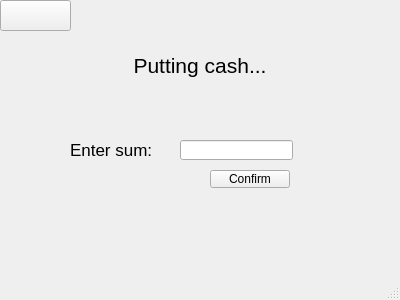
<?xml version="1.0" encoding="UTF-8"?>
<ui version="4.0">
 <class>MainWindow</class>
 <widget class="QMainWindow" name="MainWindow">
  <property name="geometry">
   <rect>
    <x>0</x>
    <y>0</y>
    <width>400</width>
    <height>300</height>
   </rect>
  </property>
  <property name="windowTitle">
   <string>MainWindow</string>
  </property>
  <widget class="QWidget" name="centralwidget">
   <widget class="QStackedWidget" name="stackedWidget">
    <property name="geometry">
     <rect>
      <x>0</x>
      <y>0</y>
      <width>401</width>
      <height>281</height>
     </rect>
    </property>
    <property name="styleSheet">
     <string notr="true"/>
    </property>
    <property name="currentIndex">
     <number>4</number>
    </property>
    <widget class="QWidget" name="page">
     <widget class="QPushButton" name="loginButton">
      <property name="geometry">
       <rect>
        <x>280</x>
        <y>210</y>
        <width>70</width>
        <height>27</height>
       </rect>
      </property>
      <property name="text">
       <string>Login</string>
      </property>
     </widget>
     <widget class="QLabel" name="label_2">
      <property name="geometry">
       <rect>
        <x>150</x>
        <y>30</y>
        <width>80</width>
        <height>40</height>
       </rect>
      </property>
      <property name="font">
       <font>
        <pointsize>16</pointsize>
       </font>
      </property>
      <property name="text">
       <string>Register</string>
      </property>
     </widget>
     <widget class="QLabel" name="label_3">
      <property name="geometry">
       <rect>
        <x>50</x>
        <y>100</y>
        <width>130</width>
        <height>30</height>
       </rect>
      </property>
      <property name="font">
       <font>
        <pointsize>12</pointsize>
       </font>
      </property>
      <property name="text">
       <string>Account Number:</string>
      </property>
     </widget>
     <widget class="QLineEdit" name="numberLineEdit">
      <property name="geometry">
       <rect>
        <x>205</x>
        <y>100</y>
        <width>113</width>
        <height>30</height>
       </rect>
      </property>
     </widget>
     <widget class="QLabel" name="label_4">
      <property name="geometry">
       <rect>
        <x>50</x>
        <y>140</y>
        <width>130</width>
        <height>30</height>
       </rect>
      </property>
      <property name="font">
       <font>
        <pointsize>12</pointsize>
       </font>
      </property>
      <property name="text">
       <string>Account Pin-code:</string>
      </property>
     </widget>
     <widget class="QLineEdit" name="pinLineEdit">
      <property name="geometry">
       <rect>
        <x>205</x>
        <y>140</y>
        <width>113</width>
        <height>30</height>
       </rect>
      </property>
     </widget>
     <widget class="QLabel" name="registerErrorLabel">
      <property name="geometry">
       <rect>
        <x>205</x>
        <y>170</y>
        <width>113</width>
        <height>12</height>
       </rect>
      </property>
      <property name="font">
       <font>
        <pointsize>7</pointsize>
       </font>
      </property>
      <property name="styleSheet">
       <string notr="true">color: red</string>
      </property>
      <property name="text">
       <string>Incorrect number or pin</string>
      </property>
     </widget>
    </widget>
    <widget class="QWidget" name="page_2">
     <widget class="QLabel" name="label">
      <property name="geometry">
       <rect>
        <x>130</x>
        <y>30</y>
        <width>170</width>
        <height>40</height>
       </rect>
      </property>
      <property name="font">
       <font>
        <pointsize>16</pointsize>
       </font>
      </property>
      <property name="text">
       <string>Checking Account</string>
      </property>
      <property name="alignment">
       <set>Qt::AlignCenter</set>
      </property>
     </widget>
     <widget class="QLabel" name="balanceLabelC">
      <property name="geometry">
       <rect>
        <x>130</x>
        <y>80</y>
        <width>150</width>
        <height>20</height>
       </rect>
      </property>
      <property name="font">
       <font>
        <pointsize>14</pointsize>
       </font>
      </property>
      <property name="text">
       <string>Balance: xxx</string>
      </property>
      <property name="alignment">
       <set>Qt::AlignCenter</set>
      </property>
     </widget>
     <widget class="QPushButton" name="pushButton_2">
      <property name="geometry">
       <rect>
        <x>290</x>
        <y>180</y>
        <width>80</width>
        <height>18</height>
       </rect>
      </property>
      <property name="text">
       <string>Obtain Cash</string>
      </property>
     </widget>
     <widget class="QPushButton" name="putCashButtonC">
      <property name="geometry">
       <rect>
        <x>40</x>
        <y>180</y>
        <width>80</width>
        <height>18</height>
       </rect>
      </property>
      <property name="text">
       <string>Put Cash</string>
      </property>
     </widget>
     <widget class="QPushButton" name="pushButton_4">
      <property name="geometry">
       <rect>
        <x>170</x>
        <y>140</y>
        <width>80</width>
        <height>18</height>
       </rect>
      </property>
      <property name="text">
       <string>Transfer Cash</string>
      </property>
     </widget>
     <widget class="QPushButton" name="pushButton_5">
      <property name="geometry">
       <rect>
        <x>130</x>
        <y>210</y>
        <width>150</width>
        <height>41</height>
       </rect>
      </property>
      <property name="text">
       <string>Money surfeit processing
service</string>
      </property>
     </widget>
     <widget class="QPushButton" name="logOutButtonC">
      <property name="geometry">
       <rect>
        <x>10</x>
        <y>0</y>
        <width>80</width>
        <height>18</height>
       </rect>
      </property>
      <property name="text">
       <string>Log out</string>
      </property>
     </widget>
    </widget>
    <widget class="QWidget" name="page_3">
     <widget class="QStackedWidget" name="stackedWidget_2">
      <property name="geometry">
       <rect>
        <x>0</x>
        <y>0</y>
        <width>401</width>
        <height>281</height>
       </rect>
      </property>
      <property name="styleSheet">
       <string notr="true"/>
      </property>
      <property name="currentIndex">
       <number>1</number>
      </property>
      <widget class="QWidget" name="page_4">
       <widget class="QPushButton" name="loginButton_2">
        <property name="geometry">
         <rect>
          <x>280</x>
          <y>210</y>
          <width>70</width>
          <height>27</height>
         </rect>
        </property>
        <property name="text">
         <string>Login</string>
        </property>
       </widget>
       <widget class="QLabel" name="label_6">
        <property name="geometry">
         <rect>
          <x>150</x>
          <y>30</y>
          <width>80</width>
          <height>40</height>
         </rect>
        </property>
        <property name="font">
         <font>
          <pointsize>16</pointsize>
         </font>
        </property>
        <property name="text">
         <string>Register</string>
        </property>
       </widget>
       <widget class="QLabel" name="label_7">
        <property name="geometry">
         <rect>
          <x>50</x>
          <y>100</y>
          <width>130</width>
          <height>30</height>
         </rect>
        </property>
        <property name="font">
         <font>
          <pointsize>12</pointsize>
         </font>
        </property>
        <property name="text">
         <string>Account Number:</string>
        </property>
       </widget>
       <widget class="QLineEdit" name="numberLineEdit_2">
        <property name="geometry">
         <rect>
          <x>205</x>
          <y>100</y>
          <width>113</width>
          <height>30</height>
         </rect>
        </property>
       </widget>
       <widget class="QLabel" name="label_8">
        <property name="geometry">
         <rect>
          <x>50</x>
          <y>140</y>
          <width>130</width>
          <height>30</height>
         </rect>
        </property>
        <property name="font">
         <font>
          <pointsize>12</pointsize>
         </font>
        </property>
        <property name="text">
         <string>Account Pin-code:</string>
        </property>
       </widget>
       <widget class="QLineEdit" name="pinLineEdit_2">
        <property name="geometry">
         <rect>
          <x>205</x>
          <y>140</y>
          <width>113</width>
          <height>30</height>
         </rect>
        </property>
       </widget>
      </widget>
      <widget class="QWidget" name="page_5">
       <widget class="QLabel" name="label_9">
        <property name="geometry">
         <rect>
          <x>130</x>
          <y>30</y>
          <width>170</width>
          <height>40</height>
         </rect>
        </property>
        <property name="font">
         <font>
          <pointsize>16</pointsize>
         </font>
        </property>
        <property name="text">
         <string>Savings Account</string>
        </property>
        <property name="alignment">
         <set>Qt::AlignCenter</set>
        </property>
       </widget>
       <widget class="QLabel" name="balanceLabelS">
        <property name="geometry">
         <rect>
          <x>130</x>
          <y>80</y>
          <width>150</width>
          <height>20</height>
         </rect>
        </property>
        <property name="font">
         <font>
          <pointsize>14</pointsize>
         </font>
        </property>
        <property name="text">
         <string>Balance: xxx</string>
        </property>
        <property name="alignment">
         <set>Qt::AlignCenter</set>
        </property>
       </widget>
       <widget class="QPushButton" name="pushButton_6">
        <property name="geometry">
         <rect>
          <x>280</x>
          <y>200</y>
          <width>80</width>
          <height>18</height>
         </rect>
        </property>
        <property name="text">
         <string>Obtain Cash</string>
        </property>
       </widget>
       <widget class="QPushButton" name="putCashButtonS">
        <property name="geometry">
         <rect>
          <x>30</x>
          <y>200</y>
          <width>80</width>
          <height>18</height>
         </rect>
        </property>
        <property name="text">
         <string>Put Cash</string>
        </property>
       </widget>
       <widget class="QPushButton" name="pushButton_8">
        <property name="geometry">
         <rect>
          <x>160</x>
          <y>160</y>
          <width>80</width>
          <height>18</height>
         </rect>
        </property>
        <property name="text">
         <string>Transfer Cash</string>
        </property>
       </widget>
       <widget class="QPushButton" name="logOutButtonS">
        <property name="geometry">
         <rect>
          <x>10</x>
          <y>0</y>
          <width>80</width>
          <height>18</height>
         </rect>
        </property>
        <property name="text">
         <string>Log out</string>
        </property>
       </widget>
      </widget>
      <widget class="QWidget" name="page_6"/>
     </widget>
    </widget>
    <widget class="QWidget" name="page_7">
     <widget class="QStackedWidget" name="stackedWidget_3">
      <property name="geometry">
       <rect>
        <x>0</x>
        <y>0</y>
        <width>401</width>
        <height>281</height>
       </rect>
      </property>
      <property name="styleSheet">
       <string notr="true"/>
      </property>
      <property name="currentIndex">
       <number>1</number>
      </property>
      <widget class="QWidget" name="page_8">
       <widget class="QPushButton" name="loginButton_3">
        <property name="geometry">
         <rect>
          <x>280</x>
          <y>210</y>
          <width>70</width>
          <height>27</height>
         </rect>
        </property>
        <property name="text">
         <string>Login</string>
        </property>
       </widget>
       <widget class="QLabel" name="label_11">
        <property name="geometry">
         <rect>
          <x>150</x>
          <y>30</y>
          <width>80</width>
          <height>40</height>
         </rect>
        </property>
        <property name="font">
         <font>
          <pointsize>16</pointsize>
         </font>
        </property>
        <property name="text">
         <string>Register</string>
        </property>
       </widget>
       <widget class="QLabel" name="label_12">
        <property name="geometry">
         <rect>
          <x>50</x>
          <y>100</y>
          <width>130</width>
          <height>30</height>
         </rect>
        </property>
        <property name="font">
         <font>
          <pointsize>12</pointsize>
         </font>
        </property>
        <property name="text">
         <string>Account Number:</string>
        </property>
       </widget>
       <widget class="QLineEdit" name="numberLineEdit_3">
        <property name="geometry">
         <rect>
          <x>205</x>
          <y>100</y>
          <width>113</width>
          <height>30</height>
         </rect>
        </property>
       </widget>
       <widget class="QLabel" name="label_13">
        <property name="geometry">
         <rect>
          <x>50</x>
          <y>140</y>
          <width>130</width>
          <height>30</height>
         </rect>
        </property>
        <property name="font">
         <font>
          <pointsize>12</pointsize>
         </font>
        </property>
        <property name="text">
         <string>Account Pin-code:</string>
        </property>
       </widget>
       <widget class="QLineEdit" name="pinLineEdit_3">
        <property name="geometry">
         <rect>
          <x>205</x>
          <y>140</y>
          <width>113</width>
          <height>30</height>
         </rect>
        </property>
       </widget>
      </widget>
      <widget class="QWidget" name="page_9">
       <widget class="QLabel" name="label_14">
        <property name="geometry">
         <rect>
          <x>100</x>
          <y>30</y>
          <width>210</width>
          <height>40</height>
         </rect>
        </property>
        <property name="font">
         <font>
          <pointsize>16</pointsize>
         </font>
        </property>
        <property name="text">
         <string>Line of Credit Account</string>
        </property>
        <property name="alignment">
         <set>Qt::AlignCenter</set>
        </property>
       </widget>
       <widget class="QLabel" name="balanceLabelL">
        <property name="geometry">
         <rect>
          <x>130</x>
          <y>80</y>
          <width>150</width>
          <height>20</height>
         </rect>
        </property>
        <property name="font">
         <font>
          <pointsize>14</pointsize>
         </font>
        </property>
        <property name="text">
         <string>Balance: xxx</string>
        </property>
        <property name="alignment">
         <set>Qt::AlignCenter</set>
        </property>
       </widget>
       <widget class="QPushButton" name="pushButton_9">
        <property name="geometry">
         <rect>
          <x>290</x>
          <y>180</y>
          <width>80</width>
          <height>18</height>
         </rect>
        </property>
        <property name="text">
         <string>Obtain Cash</string>
        </property>
       </widget>
       <widget class="QPushButton" name="putCashButtonL">
        <property name="geometry">
         <rect>
          <x>40</x>
          <y>180</y>
          <width>80</width>
          <height>18</height>
         </rect>
        </property>
        <property name="text">
         <string>Put Cash</string>
        </property>
       </widget>
       <widget class="QPushButton" name="pushButton_11">
        <property name="geometry">
         <rect>
          <x>170</x>
          <y>140</y>
          <width>80</width>
          <height>18</height>
         </rect>
        </property>
        <property name="text">
         <string>Transfer Cash</string>
        </property>
       </widget>
       <widget class="QPushButton" name="pushButton_12">
        <property name="geometry">
         <rect>
          <x>130</x>
          <y>210</y>
          <width>150</width>
          <height>41</height>
         </rect>
        </property>
        <property name="text">
         <string>Change backup card</string>
        </property>
       </widget>
       <widget class="QPushButton" name="logOutButtonL">
        <property name="geometry">
         <rect>
          <x>10</x>
          <y>0</y>
          <width>80</width>
          <height>18</height>
         </rect>
        </property>
        <property name="text">
         <string>Log out</string>
        </property>
       </widget>
      </widget>
      <widget class="QWidget" name="page_10"/>
     </widget>
    </widget>
    <widget class="QWidget" name="page_11">
     <widget class="QLabel" name="label_16">
      <property name="geometry">
       <rect>
        <x>110</x>
        <y>50</y>
        <width>180</width>
        <height>30</height>
       </rect>
      </property>
      <property name="font">
       <font>
        <pointsize>16</pointsize>
       </font>
      </property>
      <property name="text">
       <string>Putting cash...</string>
      </property>
      <property name="alignment">
       <set>Qt::AlignCenter</set>
      </property>
     </widget>
     <widget class="QPushButton" name="cancelPutCashButton">
      <property name="geometry">
       <rect>
        <x>0</x>
        <y>0</y>
        <width>71</width>
        <height>31</height>
       </rect>
      </property>
      <property name="text">
       <string/>
      </property>
      <property name="icon">
       <iconset>
        <normaloff>leftarrow.png</normaloff>leftarrow.png</iconset>
      </property>
     </widget>
     <widget class="QLabel" name="label_17">
      <property name="geometry">
       <rect>
        <x>70</x>
        <y>140</y>
        <width>100</width>
        <height>20</height>
       </rect>
      </property>
      <property name="font">
       <font>
        <pointsize>13</pointsize>
       </font>
      </property>
      <property name="text">
       <string>Enter sum:</string>
      </property>
     </widget>
     <widget class="QLineEdit" name="putCashLineEdit">
      <property name="geometry">
       <rect>
        <x>180</x>
        <y>140</y>
        <width>113</width>
        <height>20</height>
       </rect>
      </property>
     </widget>
     <widget class="QPushButton" name="confirmPutCashPushButton">
      <property name="geometry">
       <rect>
        <x>210</x>
        <y>170</y>
        <width>80</width>
        <height>18</height>
       </rect>
      </property>
      <property name="text">
       <string>Confirm</string>
      </property>
     </widget>
    </widget>
   </widget>
  </widget>
  <widget class="QMenuBar" name="menubar">
   <property name="geometry">
    <rect>
     <x>0</x>
     <y>0</y>
     <width>400</width>
     <height>17</height>
    </rect>
   </property>
  </widget>
  <widget class="QStatusBar" name="statusbar"/>
 </widget>
 <resources/>
 <connections/>
</ui>
